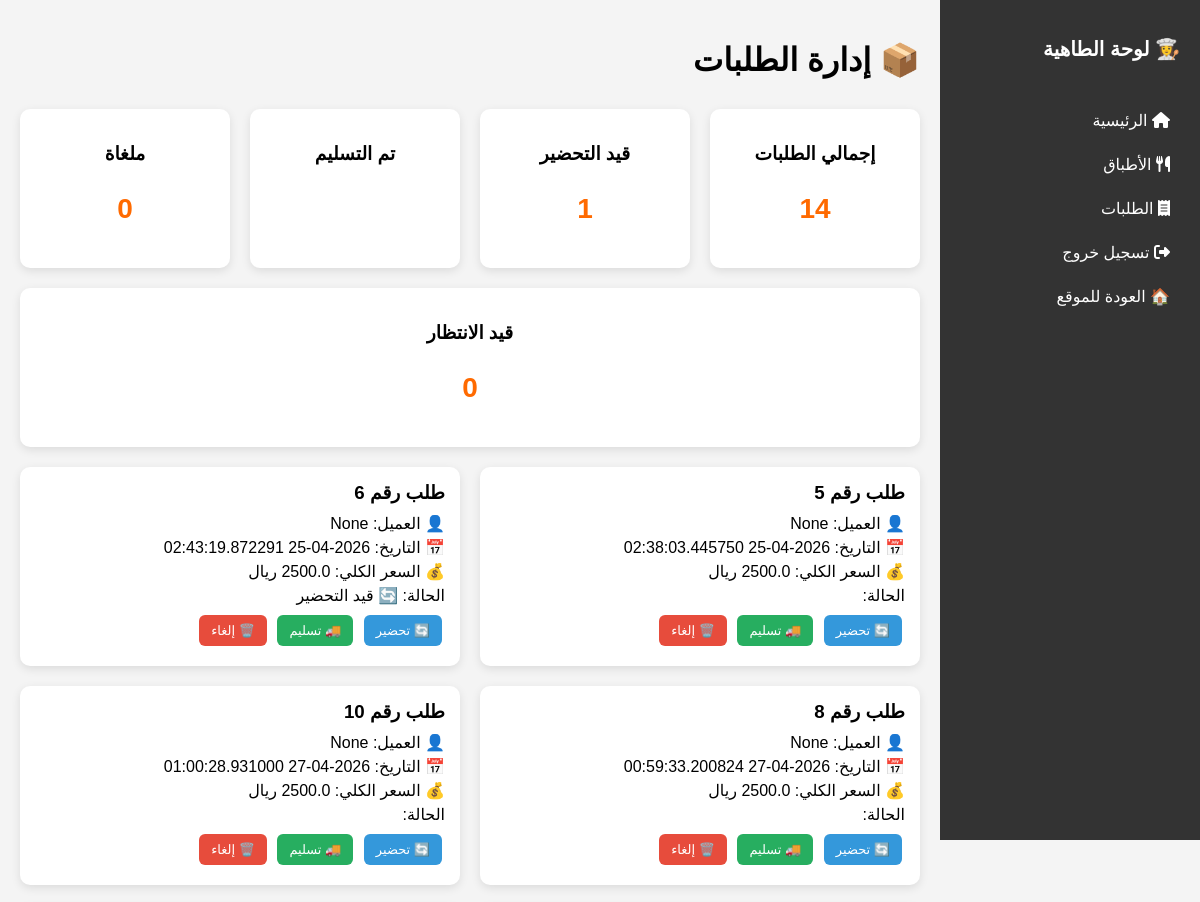
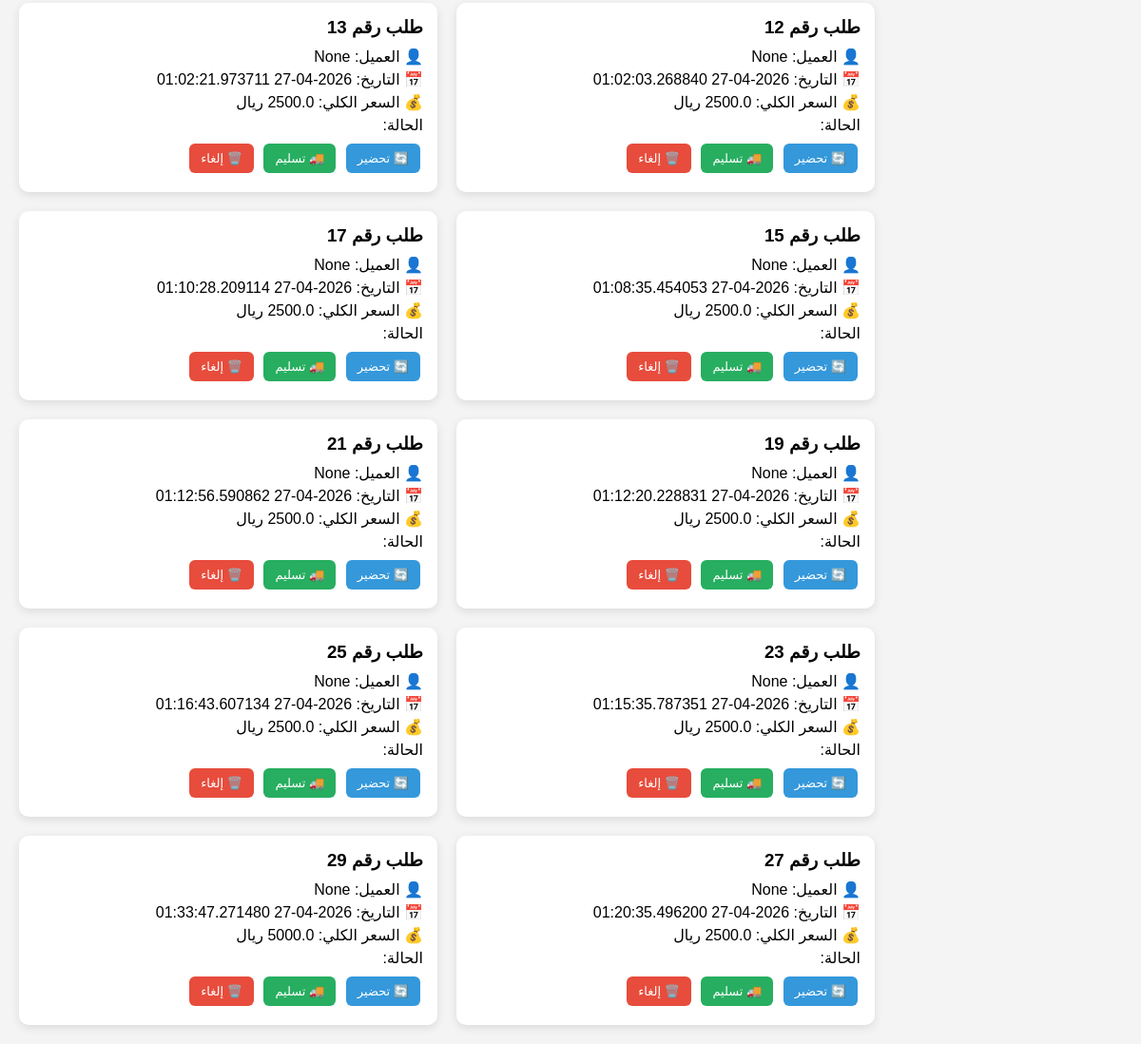
Page /orders (signed in) on the committed database (2 pictures, top to bottom).
### app/models/order_model.py (models this page shows, shortened)
class Order(db.Model):
    __tablename__ = "orders"
    id = db.Column(db.Integer, primary_key=True, autoincrement=True)
    user_id = db.Column(db.Integer, db.ForeignKey("users.id"), nullable=False)
    user = db.relationship("User", back_populates="orders", foreign_keys=[user_id])
    customer_id = db.Column(db.Integer, db.ForeignKey("users.id"))
    customer = db.relationship("User", back_populates="customer_orders", foreign_keys=[customer_id])
    customer_name = db.Column(db.String(150))
    date = db.Column(db.DateTime, default=datetime.utcnow)
    total_price = db.Column(db.Float, nullable=False)
    status = db.Column(db.String(50), default="new")
    payment_method = db.Column(db.String(20), default="cash")
    proof_image = db.Column(db.String(200))
    kitchen_id = db.Column(db.Integer, db.ForeignKey("kitchens.id"), nullable=False)
    kitchen = db.relationship("Kitchen", backref="orders")
    order_items = db.relationship("OrderItem", back_populates="order", cascade="all, delete-orphan")

### app/routes/chef_routes.py (the view)
@chef.route("/orders")
def orders():
    user_id = session.get("user_id")
    if not user_id:
        return redirect(url_for("auth.login"))
    user = User.query.get(user_id)
    kitchen = Kitchen.query.filter_by(user_id=user_id).first()
    if not kitchen:
        flash("⚠️ يجب إنشاء مطبخ أولاً")
        return redirect(url_for("chef.create_kitchen"))
    orders = Order.query.filter(
        Order.kitchen_id == kitchen.id,
        Order.status != "delivered"
    ).all()
    orders_count = len(orders)
    preparing_count = Order.query.filter_by(kitchen_id=kitchen.id, status="preparing").count()
    cancelled_count = Order.query.filter_by(kitchen_id=kitchen.id, status="cancelled").count()
    pending_count = Order.query.filter_by(kitchen_id=kitchen.id, status="pending").count()
    return render_template(
        "chef/orders.html",
        user=user,
        orders=orders,
        orders_count=orders_count,
        preparing_count=preparing_count,
        cancelled_count=cancelled_count,
        pending_count=pending_count
    )

### app/templates/chef/orders.html (shortened to what this page needs)
<!DOCTYPE html>
<html lang="ar" dir="rtl">
<head>
  <link rel="stylesheet" href="{{ url_for('static', filename='css/chefs.css') }}">
  <link rel="stylesheet" href="https://cdnjs.cloudflare.com/ajax/libs/font-awesome/6.5.0/css/all.min.css">
</head>
<body>
<div class="container">
  <div class="sidebar">
    <h2>👩‍🍳 لوحة الطاهية</h2>
    <a href="/dashboard"><i class="fa fa-home"></i> الرئيسية</a>
    <a href="/meals"><i class="fa fa-utensils"></i> الأطباق</a>
    <a href="/orders"><i class="fa fa-receipt"></i> الطلبات</a>
    <a href="/logout"><i class="fa fa-sign-out-alt"></i> تسجيل خروج</a>
    <a href="{{ url_for('home.index') }}">🏠 العودة للموقع</a>
  </div>
  <div class="content">
    <h1>📦 إدارة الطلبات</h1>
    <div class="stats">
      <div class="stat-card">
        <h3>إجمالي الطلبات</h3>
        <p>{{ orders_count }}</p>
      </div>
      <div class="stat-card">
        <h3>قيد التحضير</h3>
        <p>{{ preparing_count }}</p>
      </div>
      <div class="stat-card">
        <h3>تم التسليم</h3>
      </div>
      <div class="stat-card">
        <h3>ملغاة</h3>
        <p>{{ cancelled_count }}</p>
      </div>
      <div class="stat-card">
        <h3>قيد الانتظار</h3>
        <p>{{ pending_count }}</p>
      </div>
    </div>
    <div class="orders-grid">
      {% for order in orders %}
      <div class="order-card">
        <h3>طلب رقم {{ order.id }}</h3>
        <p>👤 العميل: {{ order.customer_name }}</p>
        <p>📅 التاريخ: {{ order.date }}</p>
        <p>💰 السعر الكلي: {{ order.total_price }} ريال</p>
        <p>الحالة:
          {% if order.status == "pending" %} ⏳ قيد الانتظار
          {% elif order.status == "preparing" %} 🔄 قيد التحضير
          {% elif order.status == "delivered" %} 🚚 تم التسليم
          {% elif order.status == "cancelled" %} ❌ ملغى
          {% endif %}
        </p>
        <a href="/orders/update/{{ order.id }}/preparing" class="btn prepare">🔄 تحضير</a>
        <a href="/orders/update/{{ order.id }}/delivered" class="btn deliver">🚚 تسليم</a>
        <a href="/orders/update/{{ order.id }}/cancelled" class="btn cancel"
           onclick="return confirm('هل أنت متأكد من إلغاء هذا الطلب؟')">🗑️ إلغاء</a>
      </div>
      {% endfor %}
    </div>
  </div>
</div>
</body>
</html>

### app/static/css/chefs.css (style rules this page uses)
body { font-family:Tahoma, Arial; margin:0; background:#f5f6fa; direction:rtl; }
.container { display:flex; }
.sidebar { width:230px; background:#1e272e; color:white; height:100vh; padding:30px; position:fixed; top:0; right:0; }
.sidebar h2 { margin-bottom:40px; font-size:20px; }
.sidebar a { display:block; color:white; text-decoration:none; margin:12px 0; padding:10px; border-radius:6px; transition:0.3s; }
.content { margin-right:260px; padding:40px; width:100%; }
.content h1 { margin-bottom:30px; }
.stats { display:grid; grid-template-columns:repeat(3,1fr); gap:20px; margin-bottom:40px; }
.stat-card { background:white; padding:30px; border-radius:10px; text-align:center; box-shadow:0 3px 10px rgba(0,0,0,0.1); }
.stat-card h3 { margin-bottom:10px; }
.stat-card p { font-size:28px; color:#ff6a00; font-weight:bold; }

### app/templates/chef/orders.html (style rules this page uses)
body { font-family: Tahoma, sans-serif; background:#f4f4f4; margin:0; }
.container { display:flex; }
.sidebar { width:220px; background:#333; color:#fff; padding:20px; height:100vh; }
.sidebar a { display:block; color:#fff; padding:10px; text-decoration:none; margin:5px 0; border-radius:6px; }
.content { flex:1; padding:20px; }
.stats { display:flex; flex-wrap:wrap; gap:20px; margin-bottom:20px; }
.stat-card { flex:1; min-width:150px; background:#fff; padding:15px; border-radius:10px; text-align:center; box-shadow:0 3px 10px rgba(0,0,0,0.1); }
.orders-grid { display:grid; grid-template-columns:repeat(auto-fill, minmax(320px, 1fr)); gap:20px; }
.order-card { background:#fff; padding:15px; border-radius:10px; box-shadow:0 3px 10px rgba(0,0,0,0.1); }
.order-card h3 { margin:0 0 10px; }
.order-card p { margin:5px 0; }
.btn { display:inline-block; margin:5px 3px; padding:8px 12px; border-radius:6px; color:white; text-decoration:none; font-size:13px; }
.btn.prepare { background:#3498db; }
.btn.deliver { background:#27ae60; }
.btn.cancel { background:#e74c3c; }

### rows in the picture
Order: id "5", customer_name "None", date "2026-04-25 02:38:03.445750"
Order: id "6", customer_name "None", date "2026-04-25 02:43:19.872291", status "🔄 قيد التحضير"
Order: id "8", customer_name "None", date "2026-04-27 00:59:33.200824"
Order: id "10", customer_name "None", date "2026-04-27 01:00:28.931000"
Order: id "12", customer_name "None", date "2026-04-27 01:02:03.268840"
Order: id "13", customer_name "None", date "2026-04-27 01:02:21.973711"
Order: id "15", customer_name "None", date "2026-04-27 01:08:35.454053"
Order: id "17", customer_name "None", date "2026-04-27 01:10:28.209114"
Order: id "19", customer_name "None", date "2026-04-27 01:12:20.228831"
Order: id "21", customer_name "None", date "2026-04-27 01:12:56.590862"
Order: id "23", customer_name "None", date "2026-04-27 01:15:35.787351"
Order: id "25", customer_name "None", date "2026-04-27 01:16:43.607134"
Order: id "27", customer_name "None", date "2026-04-27 01:20:35.496200"
Order: id "29", customer_name "None", date "2026-04-27 01:33:47.271480"

### other values in the picture
{{ orders_count }} "14"
{{ preparing_count }} "1"
{{ cancelled_count }} "0"
{{ pending_count }} "0"
